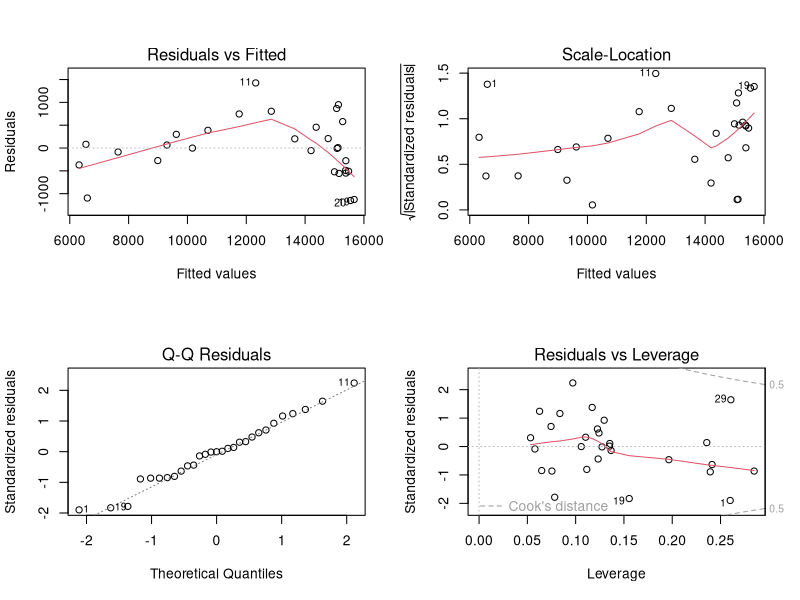

Write the R code that produced this figure.
## ---- chunk 1
regression <- read.csv("Regression.csv")
## ---- chunk 2
fit <- lm(regression$ROLL ~ regression$UNEM + regression$HGRAD + regression$INC, data=regression)
fit
layout(matrix(c(1,2,3,4),2,2))
linearmodel = plot(fit)
linearmodel
## ---- chunk 3
UnemploymentRate = 4.1
HighSchoolGraduates = 17231
Income = 3000

Enrollment = -9153.2545 + UnemploymentRate * 450.1245 + HighSchoolGraduates * 0.4065 + Income * 4.2749

Enrollment
## ---- chunk 4
fit1 <- lm(regression$ROLL ~ regression$UNEM + regression$HGRAD + regression$INC, data=regression)
fit2 <- lm(regression$ROLL ~ regression$UNEM + regression$HGRAD)
fit3 <- lm(regression$ROLL ~ regression$HGRAD + regression$INC)
fit4 <- lm(regression$ROLL ~ regression$UNEM + regression$INC)
anova(fit1, fit2, fit3, fit4)
